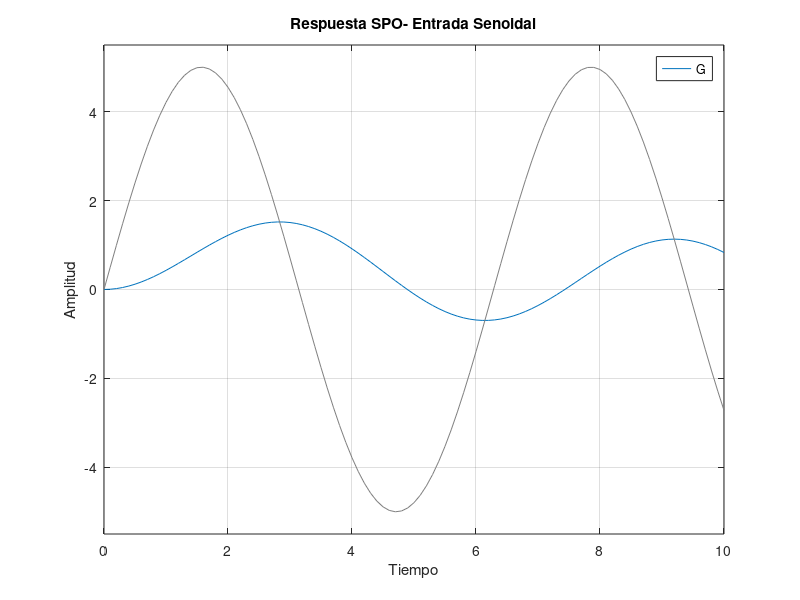

This chart was generated by the following MATLAB code: (Note: this script raises an error after producing the figure.)
%% Grafica 1 28/04
% Funcion senoidal SPO
t = [0: 0.1 :10];
u = 5*sin(t);

num = [1];
den = [5 1];
G = tf(num, den);

% Definir la entrada senoidal
lsim(G,u,t)
title("Respuesta SPO- Entrada Senoidal")
xlabel('Tiempo')
ylabel('Amplitud')

%% Grafica 2 - SSO Entrada Impulso

z = ''; % Donde se hace 0 el numerador, se pone '' haciendo referencia que no tiene 0
k = 1; % Ganancia

p = [-2+3.5i;-2-3.5i]; %polos
[num, den] = zp2tf(z,p,k);
FTG = tf(num,den)

p = [-2+5i;-2-5i];
[num1, den1] = zp2tf(z,p,k);
FTG1 = tf(num1, den1)

p = [-2+6.5i;-2-6.5i];
[num2, den2] = zp2tf(z,p,k);
FTG2 = tf(num2, den2)

impulse(FTG, FTG1, FTG2, 'k')
title("SSO - Entrada Impulso")
xlabel("Tiempo")
ylabel("Amplitud")








